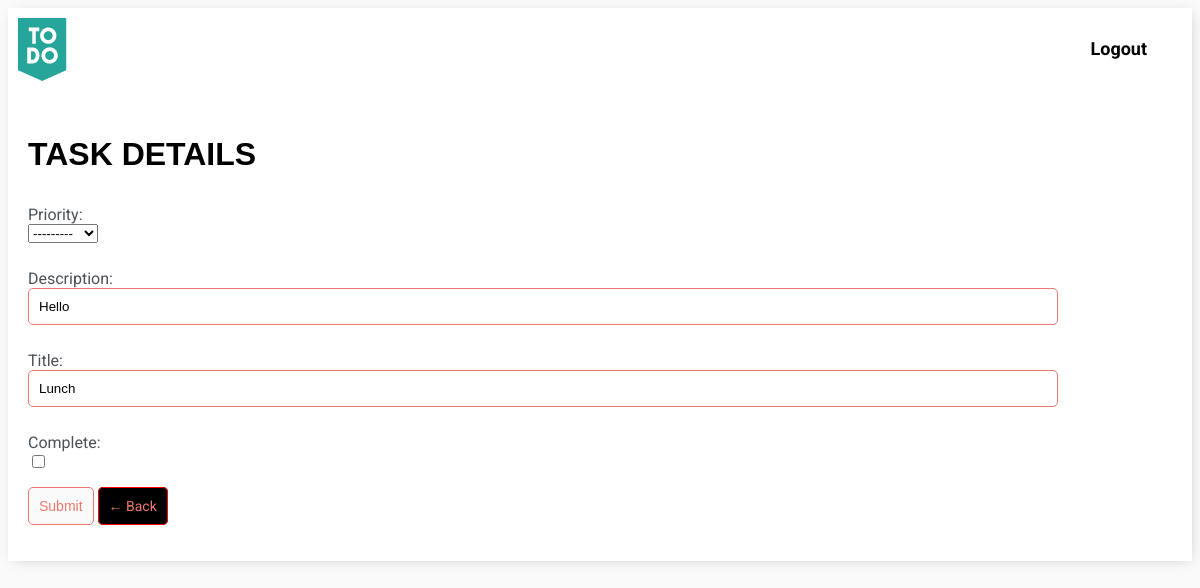
The page /task-update/10/ (signed in) on the database its author committed.
### useend/models.py (models this page shows, shortened)
class Task(models.Model):
    3
    PRIORITY_LIST = (
    ('High', 'High'),
    ('Medium', 'Medium'),
    ('Low','Low')
    )
    user = models.ForeignKey(User,on_delete=models.CASCADE,null=True,blank=True)
    title = models.CharField(max_length=250)
    description = models.CharField(max_length=250,null=False,blank=False)
    priority = models.CharField(choices=PRIORITY_LIST, max_length=128)
    complete = models.BooleanField(default=False)
    when_created = models.DateTimeField(auto_now_add=True)
    class Meta:
        ordering = ['priority']

### useend/views.py (the view)
# urls.py: path('task-update/<int:pk>/', TaskUpdate.as_view(), name='task-update'),
class TaskUpdate(LoginRequiredMixin,UpdateView):
    model = Task
    fields = {'title', 'description','priority','complete'}
    success_url = reverse_lazy('tasks')

### useend/templates/useend/task_form.html (shortened to what this page needs)
{% extends 'useend/main.html'%}
{% block content %}
{% load static %}
<div class="header-bar">
    <div  >
   <a href="{% url 'tasks' %}"> <img src="{% static 'assets/to-do.png' %}"> </a>
    </div>
    {% if request.user.is_authenticated %}
        <a href="{% url 'logout' %}">Logout</a>
    {% else %}
        <a href="{% url 'login' %}">Login</a>
    {% endif %}
</div>
<div class="card-body">
    <h1>TASK DETAILS</h1>
    <form method="POST" action="">
        {{form.as_p}}
        <input class="button" type="submit" value="Submit">
        <a class="button1" href="{% url 'tasks' %}">&#8592; Back</a>
    </form>
</div>
{% endblock content %}

### useend/static/css/style.css (style rules this page uses)
body { background-color: #FAFAFA; font-family: 'Roboto', sans-serif; }
h1, h2, h3, h4, h5, h6 { font-family: 'Roboto', sans-serif; font-family: 'Ubuntu', sans-serif; }
a, p { color: #4b5156 }
.header-bar { display: flex; justify-content: space-between; color: #000; padding: 10px; border-radius: 5px 5px 0 0; background-color:#fff; }
.header-bar a { color:black; border-color: #000; text-decoration: none; margin-top: 20px; font-weight: bold; padding-right: 35px; font-size: 18px; }

### useend/templates/useend/main.html (style rules this page uses)
input[type=text], input[type=password], textarea { border: 1px solid #EB796F; border-radius: 5px; padding: 10px; width: 90%; }
label { padding-top: 10px !important; display: block; }
.button { border: 1px solid #EB796F; background-color: #FAFAFA; color: #EB796F; padding: 10px; font-size: 14px; border-radius: 5px; cursor: pointer; text-decoration: none; }
.button1 { border: 1px solid red; background-color: black; color: #EB796F; padding: 10px; font-size: 14px; border-radius: 5px; cursor: pointer; text-decoration: none; }
.card-body { padding: 20px; }

### rows shown on the page
Task: priority "---------", description "Hello", title "Lunch"
